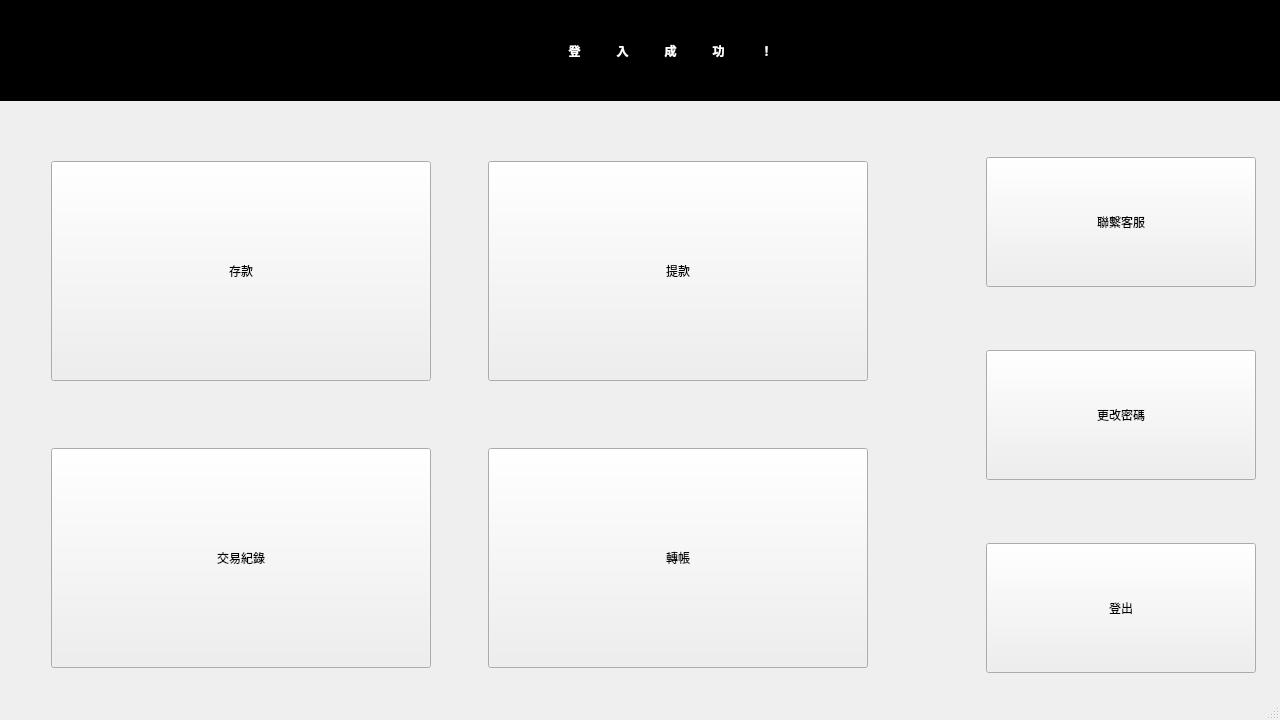
<?xml version="1.0" encoding="UTF-8"?>
<ui version="4.0">
 <class>userwindow</class>
 <widget class="QMainWindow" name="userwindow">
  <property name="geometry">
   <rect>
    <x>0</x>
    <y>0</y>
    <width>1280</width>
    <height>720</height>
   </rect>
  </property>
  <property name="windowTitle">
   <string>MainWindow</string>
  </property>
  <widget class="QWidget" name="centralwidget">
   <widget class="QWidget" name="gridLayoutWidget">
    <property name="geometry">
     <rect>
      <x>880</x>
      <y>100</y>
      <width>482</width>
      <height>631</height>
     </rect>
    </property>
    <layout class="QGridLayout" name="gridLayout">
     <item row="1" column="0">
      <widget class="QPushButton" name="changepass">
       <property name="minimumSize">
        <size>
         <width>270</width>
         <height>130</height>
        </size>
       </property>
       <property name="maximumSize">
        <size>
         <width>270</width>
         <height>16777215</height>
        </size>
       </property>
       <property name="cursor">
        <cursorShape>PointingHandCursor</cursorShape>
       </property>
       <property name="text">
        <string>更改密碼</string>
       </property>
      </widget>
     </item>
     <item row="0" column="0">
      <widget class="QPushButton" name="pushButton">
       <property name="minimumSize">
        <size>
         <width>0</width>
         <height>130</height>
        </size>
       </property>
       <property name="cursor">
        <cursorShape>PointingHandCursor</cursorShape>
       </property>
       <property name="text">
        <string>聯繫客服</string>
       </property>
      </widget>
     </item>
     <item row="2" column="0">
      <widget class="QPushButton" name="logout">
       <property name="minimumSize">
        <size>
         <width>0</width>
         <height>130</height>
        </size>
       </property>
       <property name="cursor">
        <cursorShape>PointingHandCursor</cursorShape>
       </property>
       <property name="text">
        <string>登出</string>
       </property>
      </widget>
     </item>
    </layout>
   </widget>
   <widget class="QWidget" name="gridLayoutWidget_2">
    <property name="geometry">
     <rect>
      <x>0</x>
      <y>100</y>
      <width>921</width>
      <height>631</height>
     </rect>
    </property>
    <layout class="QGridLayout" name="gridLayout_2">
     <item row="1" column="0">
      <widget class="QPushButton" name="pushButton_4">
       <property name="minimumSize">
        <size>
         <width>0</width>
         <height>220</height>
        </size>
       </property>
       <property name="cursor">
        <cursorShape>PointingHandCursor</cursorShape>
       </property>
       <property name="text">
        <string>交易紀錄</string>
       </property>
      </widget>
     </item>
     <item row="0" column="0">
      <widget class="QPushButton" name="deposit">
       <property name="sizePolicy">
        <sizepolicy hsizetype="Fixed" vsizetype="Fixed">
         <horstretch>0</horstretch>
         <verstretch>0</verstretch>
        </sizepolicy>
       </property>
       <property name="minimumSize">
        <size>
         <width>380</width>
         <height>220</height>
        </size>
       </property>
       <property name="cursor">
        <cursorShape>PointingHandCursor</cursorShape>
       </property>
       <property name="text">
        <string>存款</string>
       </property>
      </widget>
     </item>
     <item row="0" column="1">
      <widget class="QPushButton" name="pushButton_5">
       <property name="sizePolicy">
        <sizepolicy hsizetype="Fixed" vsizetype="Fixed">
         <horstretch>0</horstretch>
         <verstretch>0</verstretch>
        </sizepolicy>
       </property>
       <property name="minimumSize">
        <size>
         <width>380</width>
         <height>0</height>
        </size>
       </property>
       <property name="maximumSize">
        <size>
         <width>16777215</width>
         <height>220</height>
        </size>
       </property>
       <property name="cursor">
        <cursorShape>PointingHandCursor</cursorShape>
       </property>
       <property name="text">
        <string>提款</string>
       </property>
      </widget>
     </item>
     <item row="1" column="1">
      <widget class="QPushButton" name="pushButton_6">
       <property name="minimumSize">
        <size>
         <width>0</width>
         <height>220</height>
        </size>
       </property>
       <property name="cursor">
        <cursorShape>PointingHandCursor</cursorShape>
       </property>
       <property name="text">
        <string>轉帳</string>
       </property>
      </widget>
     </item>
    </layout>
   </widget>
   <widget class="QLabel" name="label">
    <property name="geometry">
     <rect>
      <x>0</x>
      <y>0</y>
      <width>1341</width>
      <height>101</height>
     </rect>
    </property>
    <property name="styleSheet">
     <string notr="true">QLabel {
    background-color: black;  /* 黑色背景 */
    color: white;             /* 白色文字 */
    font: bold;               /* 粗體字 */
}
</string>
    </property>
    <property name="text">
     <string>登　　　入　　　成　　　功　　　！</string>
    </property>
    <property name="alignment">
     <set>Qt::AlignmentFlag::AlignCenter</set>
    </property>
   </widget>
  </widget>
  <widget class="QStatusBar" name="statusbar"/>
 </widget>
 <resources/>
 <connections/>
</ui>
